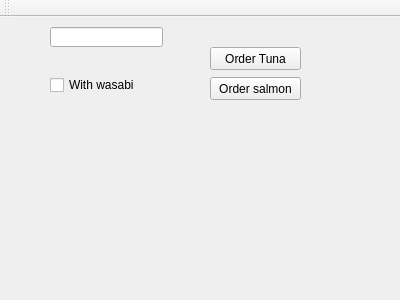
<?xml version="1.0" encoding="UTF-8"?>
<ui version="4.0">
 <class>MainWindow</class>
 <widget class="QMainWindow" name="MainWindow">
  <property name="geometry">
   <rect>
    <x>0</x>
    <y>0</y>
    <width>400</width>
    <height>300</height>
   </rect>
  </property>
  <property name="windowTitle">
   <string>MainWindow</string>
  </property>
  <widget class="QWidget" name="centralWidget">
   <widget class="QPushButton" name="pushButton">
    <property name="geometry">
     <rect>
      <x>210</x>
      <y>30</y>
      <width>91</width>
      <height>23</height>
     </rect>
    </property>
    <property name="text">
     <string>Order Tuna</string>
    </property>
   </widget>
   <widget class="QPushButton" name="pushButton_2">
    <property name="geometry">
     <rect>
      <x>210</x>
      <y>60</y>
      <width>91</width>
      <height>23</height>
     </rect>
    </property>
    <property name="text">
     <string>Order salmon</string>
    </property>
   </widget>
   <widget class="QCheckBox" name="checkBox">
    <property name="geometry">
     <rect>
      <x>50</x>
      <y>60</y>
      <width>131</width>
      <height>16</height>
     </rect>
    </property>
    <property name="text">
     <string>With wasabi</string>
    </property>
   </widget>
   <widget class="QLineEdit" name="lineEdit">
    <property name="geometry">
     <rect>
      <x>50</x>
      <y>10</y>
      <width>113</width>
      <height>20</height>
     </rect>
    </property>
   </widget>
  </widget>
  <widget class="QToolBar" name="mainToolBar">
   <attribute name="toolBarArea">
    <enum>TopToolBarArea</enum>
   </attribute>
   <attribute name="toolBarBreak">
    <bool>false</bool>
   </attribute>
  </widget>
 </widget>
 <layoutdefault spacing="6" margin="11"/>
 <resources/>
 <connections/>
</ui>
